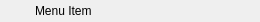
<?xml version="1.0" encoding="UTF-8"?>
<ui version="4.0">
 <class>ContextMenuRegularItem</class>
 <widget class="QWidget" name="ContextMenuRegularItem">
  <property name="geometry">
   <rect>
    <x>0</x>
    <y>0</y>
    <width>260</width>
    <height>22</height>
   </rect>
  </property>
  <property name="windowTitle">
   <string>Form</string>
  </property>
  <property name="styleSheet">
   <string notr="true"/>
  </property>
  <layout class="QHBoxLayout" name="horizontalLayout_2">
   <property name="spacing">
    <number>0</number>
   </property>
   <property name="leftMargin">
    <number>0</number>
   </property>
   <property name="topMargin">
    <number>0</number>
   </property>
   <property name="rightMargin">
    <number>0</number>
   </property>
   <property name="bottomMargin">
    <number>0</number>
   </property>
   <item>
    <widget class="QWidget" name="widget" native="true">
     <property name="styleSheet">
      <string notr="true">#widget:hover {
	background-color: rgb(0, 112, 224);
}</string>
     </property>
     <layout class="QHBoxLayout" name="horizontalLayout">
      <property name="leftMargin">
       <number>15</number>
      </property>
      <property name="topMargin">
       <number>3</number>
      </property>
      <property name="rightMargin">
       <number>9</number>
      </property>
      <property name="bottomMargin">
       <number>3</number>
      </property>
      <item>
       <widget class="QLabel" name="icon">
        <property name="minimumSize">
         <size>
          <width>14</width>
          <height>14</height>
         </size>
        </property>
        <property name="maximumSize">
         <size>
          <width>14</width>
          <height>14</height>
         </size>
        </property>
        <property name="text">
         <string/>
        </property>
       </widget>
      </item>
      <item>
       <widget class="QLabel" name="label">
        <property name="sizePolicy">
         <sizepolicy hsizetype="Fixed" vsizetype="Preferred">
          <horstretch>0</horstretch>
          <verstretch>0</verstretch>
         </sizepolicy>
        </property>
        <property name="text">
         <string>Menu Item</string>
        </property>
       </widget>
      </item>
      <item>
       <spacer name="spacer">
        <property name="orientation">
         <enum>Qt::Horizontal</enum>
        </property>
        <property name="sizeHint" stdset="0">
         <size>
          <width>149</width>
          <height>11</height>
         </size>
        </property>
       </spacer>
      </item>
      <item>
       <widget class="QLabel" name="arrowIcon">
        <property name="minimumSize">
         <size>
          <width>14</width>
          <height>14</height>
         </size>
        </property>
        <property name="maximumSize">
         <size>
          <width>14</width>
          <height>14</height>
         </size>
        </property>
        <property name="styleSheet">
         <string notr="true">QLabel {
	border-image: url(:/icons/right-arrow);
}</string>
        </property>
        <property name="text">
         <string/>
        </property>
       </widget>
      </item>
     </layout>
    </widget>
   </item>
  </layout>
 </widget>
 <resources/>
 <connections/>
</ui>
